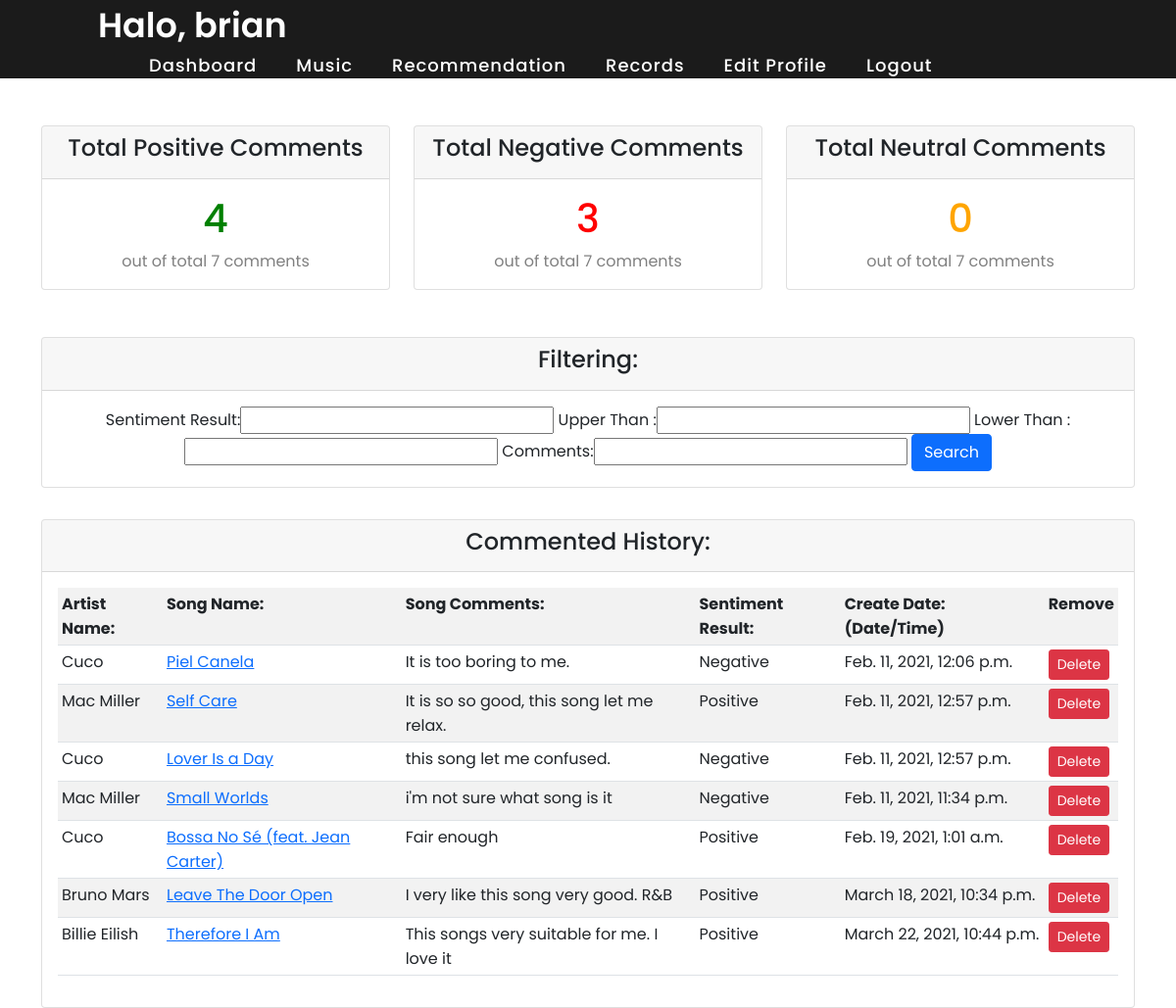
The app's page /records/ (signed in), older data.
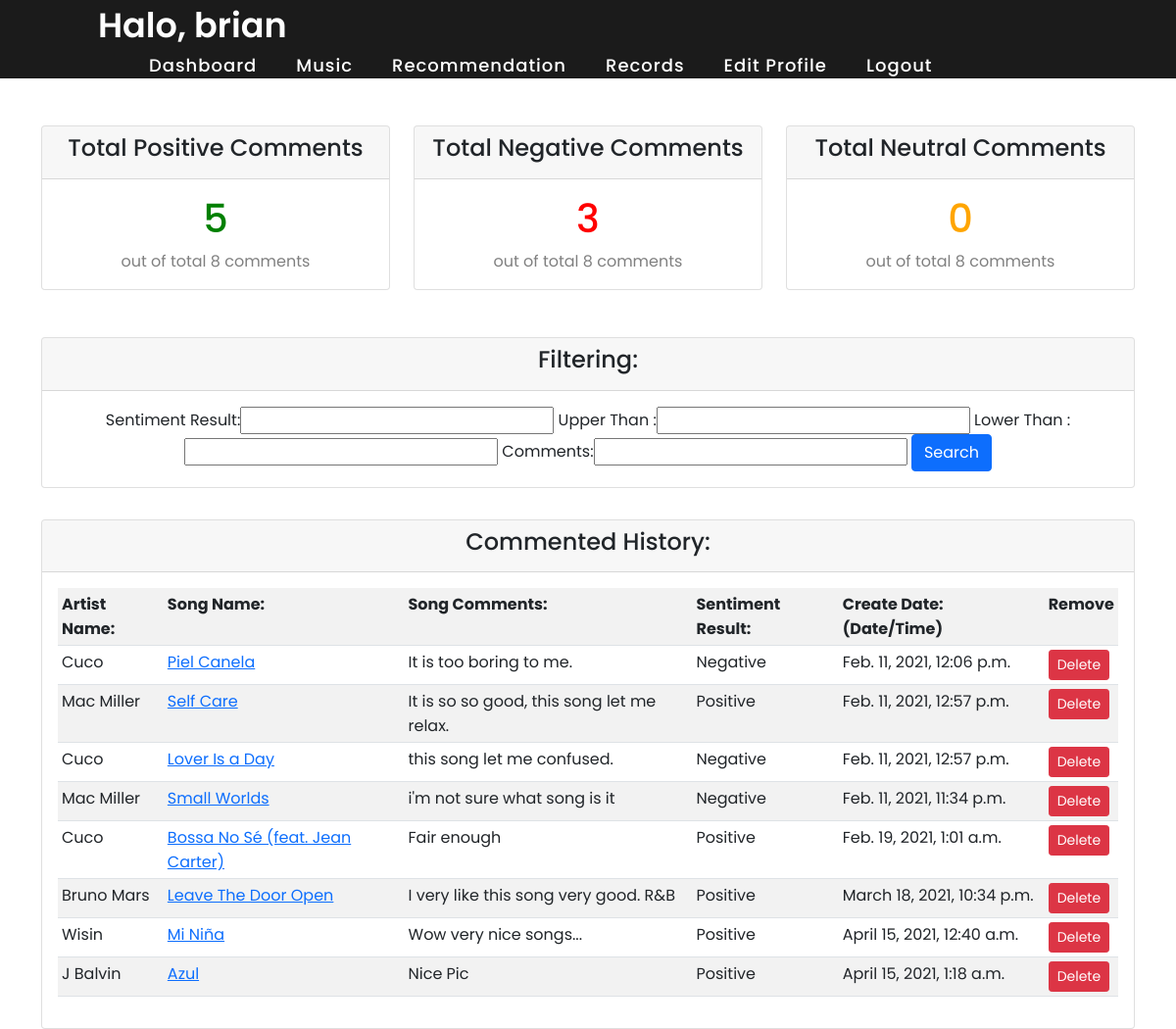
The same page, newer data.
### accounts/models.py (models this page shows, shortened)
class Sentiment_Records(models.Model):
    song_comments = models.TextField(max_length=500)
    sentiment_result = models.TextField(max_length=200)
    sentiment_polarity = models.FloatField(validators=[MinValueValidator(-1), MaxValueValidator(1)])
    sentiment_subjectivity = models.FloatField(validators=[MinValueValidator(0), MaxValueValidator(1)])
    date_created = models.DateTimeField(auto_now_add=True, null=True)
    usr = models.ForeignKey(User, null=True, on_delete=models.SET_NULL)
    song = models.ForeignKey(Songs, null=True, on_delete=models.SET_NULL)

class Songs(models.Model):
    artist_name = models.TextField(max_length=200)
    Song_name = models.TextField(max_length=200)
    album_name = models.TextField(max_length=200)
    track_number =  models.TextField(max_length=100)
    release_date = models.TextField(max_length=100)
    popularity = models.IntegerField(default=0)
    songs_id = models.TextField(max_length=100, db_index=True)
    Song_image = models.TextField(max_length=500)
    Song_preview = models.TextField(max_length=500)
    date_created = models.DateTimeField(auto_now_add=True, null=True)
    likes = models.ManyToManyField(User, related_name='songs_post')

### accounts/views.py (the view)
# urls.py: path('records/', views.recordsPage, name = "records"),
@login_required(login_url='login')
def recordsPage(request):
	positive_count = Sentiment_Records.objects.filter(Q(sentiment_result__exact="Positive") & Q(usr__exact=request.user)).count()
	negative_count = Sentiment_Records.objects.filter(Q(sentiment_result__exact="Negative") & Q(usr__exact=request.user)).count()
	neutral_count = Sentiment_Records.objects.filter(Q(sentiment_result__exact="Neutral") & Q(usr__exact=request.user)).count()
	total_sentiment_result = Sentiment_Records.objects.filter(usr__exact=request.user).count()
	specific_comments = Sentiment_Records.objects.filter(usr__exact=request.user)
	comment_filters = commentsFilters(request.GET, queryset=specific_comments)
	specific_comments = comment_filters.qs
	context = {'positive_count':positive_count, 'negative_count':negative_count, 'neutral_count':neutral_count , 'specific_comments':specific_comments, 'comment_filters':comment_filters, 'total_sentiment_result':total_sentiment_result}
	return render(request, 'accounts/records.html', context)

### accounts/templates/accounts/records.html (shortened to what this page needs)
{% extends 'accounts/main.html' %}
   {% block content %}
					<br>
					<br>
   <div class="row">
		<div class="col-md-12">
			<div class="row">
				<div class="col-md-4">
					<div class="card text-center">
					  	<div class="card-header">
					  		<h4 class="card-title">Total Positive Comments</h4>
					  	</div>
					  	<div class="card-body">
					    	<h1 class="card-title"><font color="green">{{positive_count}}</font></h1><font color="grey">out of total {{total_sentiment_result}} comments</font>
					  	</div>
					</div>
				</div>
				<div class="col-md-4">
					<div class="card text-center">
					  	<div class="card-header">
					  		<h4 class="card-title">Total Negative Comments</h4>
					  	</div>
					  	<div class="card-body">
					    	<h1 class="card-title"><font color="red">{{negative_count}}</font></h1><font color="grey">out of total {{total_sentiment_result}} comments</font>
					  	</div>
					</div>
				</div>
				<div class="col-md-4">
					<div class="card text-center">
					  	<div class="card-header">
					  		<h4 class="card-title">Total Neutral Comments</h4>
					  	</div>
					  	<div class="card-body">
					    	<h1 class="card-title"><font color="orange">{{neutral_count}}</font></h1><font color="grey">out of total {{total_sentiment_result}} comments</font>
					  	</div>
					</div>
				</div>
			</div>
					<br>
					<br>
			<div class="row">
				<div class="col-md-12">
					<div class="card text-center">
						<div class="card-header">
							<h4 class="card-title">Filtering: </h4>
						</div>
						<div class="card-body">
							<form method="get">
								{{comment_filters.form}}
								<button class="btn btn-primary" type="submit">Search</button>
							</form>
						</div>
					</div>
				</div>
				<p><p>
				<div class="col-md-12">
					<div class="card text-center">
					  	<div class="card-header">
					  		<h4 class="card-title">Commented History: </h4>
					  	</div>
					  	<div class="card-body">
							 <table class="table table-sm table-striped table-hover">
								<tr>
									<th>Artist Name: </th>
									<th>Song Name: </th>
									<th>Song Comments: </th>
									<th>Sentiment Result: </th>
									<th>Create Date: (Date/Time) </th>
									<th>Remove </th>
								</tr>
								{% for x in specific_comments %}
								<tr>
									<td>{{x.song.artist_name}}</td>
									<td><a href ="{% url 'music_profile' x.song.id %}">{{x.song.Song_name}}</a></td>
									<td>{{x.song_comments}}</td>
									<td>{{x.sentiment_result}}</td>
									<td>{{x.date_created}}</td>
									<td><a class="btn btn-sm btn-danger" href="{% url 'delete_record' x.id %}">Delete</a></td>
								</tr>
								{% endfor %}
							</table>
					  	</div>
					</div>
				</div>
			</div>
		</div>
	</div>
   {% endblock %}

### accounts/templates/accounts/main.html (shortened to what this page needs)
 {% load static %}
<html>
  <head>
    <link rel="stylesheet" type="text/css" href=" {% static 'css/nav.css' %} ">
    <link rel="stylesheet" type="text/css" href=" {% static 'css/music.css' %} ">
    <link href="https://cdn.jsdelivr.net/npm/bootstrap@5.0.0-beta1/dist/css/bootstrap.min.css" rel="stylesheet">
  </head>
  <body>
{% include 'accounts/navbar.html' %}
<div class="container">
 {% block content %}
 {% endblock content %}
</div>
</body>
</html>

### accounts/templates/accounts/navbar.html (shortened to what this page needs)
<nav>
      <div class="logo">
		Halo, {{request.user}}
	 </div>
      <ul>
      	{% if request.user.is_staff %}
      	<li><a href="{% url 'dashboard' %}">Dashboard</a></li>
      	{% endif %}
		<li><a href="{% url 'music' %}">Music</a></li>
		<li><a href="{% url 'recommendation' %}">Recommendation</a></li>
		<li><a href="{% url 'records' %}">Records</a></li>
		<li><a href="{% url 'edit_profile' %}">Edit Profile</a></li>
		<li><a href="{% url 'logout' %}">Logout</a></li>
	  </ul>
</nav>

### accounts/static/css/nav.css (style rules this page uses)
* { margin: 0; padding: 0; box-sizing: border-box; font-family: 'Poppins', sans-serif; }
nav { display: flex; height: 80px; width: 100%; background: #1b1b1b; align-items: center; justify-content: space-between; padding: 0 50px 0 100px; flex-wrap: wrap; }
nav .logo { color: #fff; font-size: 35px; font-weight: 600; }
nav ul { display: flex; flex-wrap: wrap; list-style: none; }
nav ul li { margin: 0 5px; }
nav ul li a { color: #fff; text-decoration: none; font-size: 18px; font-weight: 500; padding: 8px 15px; border-radius: 5px; letter-spacing: 1px; }

Row changes from the older to the newer data that the page shows:
removed Sentiment_Records: song.artist_name "Billie Eilish", song.Song_name "Therefore I Am", song_comments "This songs very suitable for me. I love it", sentiment_result "Positive", date_created "March 22, 2021, 10:44 p.m."
added Sentiment_Records: song.artist_name "Wisin", song.Song_name "Mi Niña", song_comments "Wow very nice songs...", sentiment_result "Positive", date_created "April 15, 2021, 12:40 a.m."
added Sentiment_Records: song.artist_name "J Balvin", song.Song_name "Azul", song_comments "Nice Pic", sentiment_result "Positive", date_created "April 15, 2021, 1:18 a.m."
Text that changed along with them:
{{ positive_count }}: "4" → "5"
{{ total_sentiment_result }}: "7" → "8"
